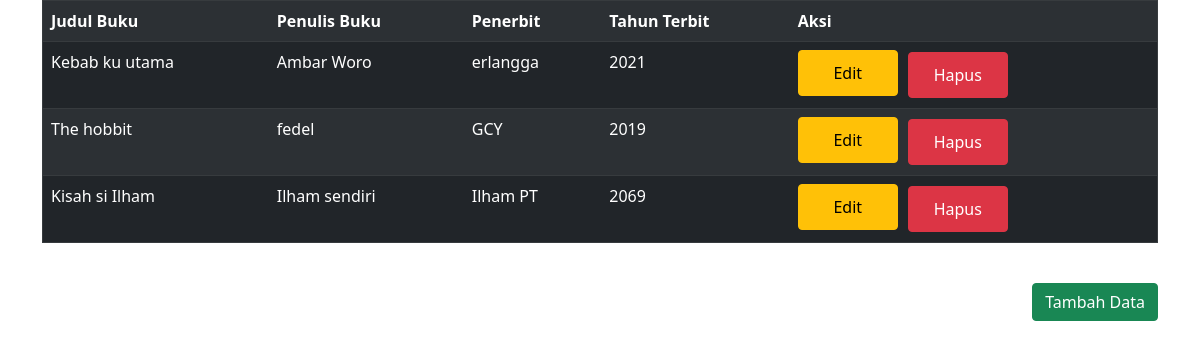
The page /Buku.php on the database its author committed.
### tables this page shows
CREATE TABLE `buku` (
  `id_buku` int(11) NOT NULL,
  `judul_buku` varchar(500) NOT NULL,
  `penulis` varchar(500) NOT NULL,
  `penerbit` varchar(250) NOT NULL,
  `tahun_terbit` int(11) NOT NULL
);

### Koneksi.php (called while the page is built, shortened)
<?php
function koneksi()
{
    try {
        $pdo_conn = new PDO(
            'mysql:host=localhost;dbname=database_perpus','root',
            '',
            array(PDO::ATTR_ERRMODE, PDO::ERRMODE_EXCEPTION, PDO::ATTR_PERSISTENT => true)
        );
    }
    catch (PDOException $e) {
        print "Koneksi bermasalah: " . $e->getMessage() . "<br>";
        die();
    }
    return $pdo_conn;
}
?>

### Model.php (the view, shortened to what this page needs)
<?php
require("./Koneksi.php");
function tampildata($nama_tabel)
{
    $stmt = koneksi()->prepare("SELECT * FROM $nama_tabel");
    $stmt->execute();
    $result = $stmt->fetchAll();
    if (!empty($result)) {
        if ($nama_tabel == "member") {
            foreach ($result as $row) {
                echo "<tr>";
                echo "<td>" . $row['nomor_member'] . "</td>";
                echo "<td>" . $row['nama'] . "</td>";
                echo "<td>" . $row['alamat'] . "</td>";
                echo "<td>" . $row["tgl_mendaftar"] . "</td>";
                echo "<td>" . $row["tgl_terakhir_bayar"] . "</td>";
                echo "<td>";
                echo "<a href='FormMember.php?id_member=" . $row['id_member'] . "' class='btn btn-warning ml-2 mb-1' style='width: 100px; padding:10px 0;'> Edit </a>";
                if(!isset($_SESSION['AdminLoginId'])){
                    echo "<a href='error.php' class='btn btn-danger ml-2' style='width: 100px; margin-left:10px; padding:10px 0;'> Hapus </a>";
                }
                else{
                    echo "<a href='Member.php?id_member=" . $row['id_member'] . "' onclick=\"return confirm('Yakin Hapus?')\" class='btn btn-danger ml-2' style='width: 100px; margin-left:10px; padding:10px 0;'> Hapus </a>";
                }
                echo "</td>";
                echo "</tr>";
            }
        }
        elseif ($nama_tabel == "buku") {
            foreach ($result as $row) {
                echo "<tr>";
                echo "<td>" . $row['judul_buku'] . "</td>";
                echo "<td>" . $row['penulis'] . "</td>";
                echo "<td>" . $row['penerbit'] . "</td>";
                echo "<td>" . $row["tahun_terbit"] . "</td>";
                echo "<td>";
                echo "<a href='FormBuku.php?id_buku=" . $row['id_buku'] . "'class='btn btn-warning ml-2 mb-1' style='width: 100px; padding:10px 0;'> Edit </a>";
                if(!isset($_SESSION['AdminLoginId'])){
                    echo "<a href='error.php' class='btn btn-danger ml-2' style='width: 100px; margin-left:10px; padding:10px 0;'> Hapus </a>";
                }
                else{
                    echo "<a href='Buku.php?id_buku=" . $row['id_buku'] . "' onclick=\"return confirm('Yakin Hapus?')\" class='btn btn-danger ml-2' style='width: 100px; margin-left:10px; padding:10px 0;'> Hapus </a>";
                }
                echo "</td>";
                echo "</tr>";
            }
        }
    }
}

### rows shown on the page
buku: judul_buku "Kebab ku utama", penulis "Ambar Woro", penerbit "erlangga", tahun_terbit "2021"
buku: judul_buku "The hobbit", penulis "fedel", penerbit "GCY", tahun_terbit "2019"
buku: judul_buku "Kisah si Ilham", penulis "Ilham sendiri", penerbit "Ilham PT", tahun_terbit "2069"
